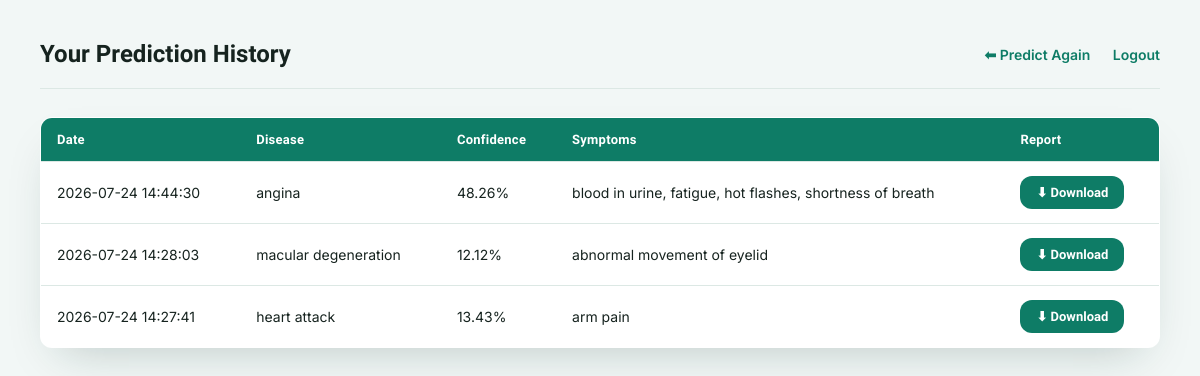
The app's page /history (signed in), older data.
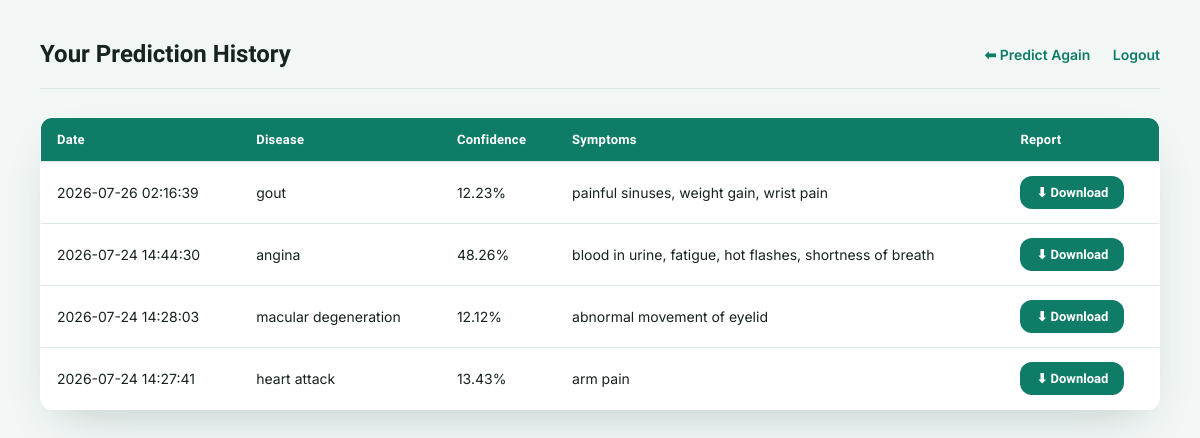
The same page, newer data.
### database/model.py (models this page shows, shortened)
class PredictionHistory(db.Model):
    __tablename__ = "prediction_history"
    id = db.Column(db.Integer, primary_key=True)
    user_id = db.Column(
        db.Integer,
        db.ForeignKey("users.id"),
        nullable=False
    )
    symptoms = db.Column(db.Text, nullable=False)
    predicted_disease = db.Column(
        db.String(150),
        nullable=False
    )
    confidence = db.Column(db.Float)
    prediction_date = db.Column(
        db.DateTime,
        server_default=db.func.now()
    )
    user = db.relationship(
    "User",
    backref=db.backref(
        "predictions",
        lazy=True,
        cascade="all, delete-orphan"
    )
)

### routes/auth.py (the view)
@auth.route("/history")
@login_required
def history():
    history = PredictionHistory.query.filter_by(
        user_id=current_user.id
    ).order_by(
        PredictionHistory.prediction_date.desc()
    ).all()
    return render_template(
        "user/history.html",
        history=history
    )

### app.py (called while the page is built)
@login_manager.user_loader
def load_user(user_id):
    return User.query.get(int(user_id))

### templates/user/history.html (shortened to what this page needs)
<!DOCTYPE html>
<html lang="en">
<head>
    <link rel="stylesheet" href="{{ url_for('static', filename='css/dashboard.css') }}">
</head>
<body>
<div class="navbar">
    <h2>Your Prediction History</h2>
    <div>
        <a href="{{ url_for('prediction.home') }}">⬅ Predict Again</a>
        <a href="{{ url_for('auth.logout') }}">Logout</a>
    </div>
</div>
<table>
    <tr>
        <th>Date</th>
        <th>Disease</th>
        <th>Confidence</th>
        <th>Symptoms</th>
        <th>Report</th>
    </tr>
    {% for item in history %}
    <tr>
        <td>{{ item.prediction_date }}</td>
        <td>{{ item.predicted_disease }}</td>
        <td>{{ item.confidence }}%</td>
        <td>{{ item.symptoms }}</td>
        <td><a class="btn" href="{{ url_for('reports.download_report', history_id=item.id) }}">⬇ Download</a></td>
    </tr>
    {% endfor %}
</table>
</body>
</html>

### static/css/dashboard.css (style rules this page uses)
:root { --bg: #f2f7f6; --surface: #ffffff; --primary: #0e7c66; --primary-dark: #095b4b; --accent: #e8895c; --danger: #d64545; --danger-dark: #b3352f; --text: #16231f; --muted: #64766f; --border: #dce8e4; --radius-lg: 20px; --radius-md: 12px; --shadow: 0 20px 45px -20px rgba(14, 55, 46, 0.25); }
* { box-sizing: border-box; }
body { font-family: 'Inter', -apple-system, Arial, sans-serif; background: var(--bg); color: var(--text); margin: 0; padding: 40px; }
h2, h3 { font-family: 'Sora', sans-serif; }
.navbar { display: flex; justify-content: space-between; align-items: center; margin-bottom: 28px; padding-bottom: 20px; border-bottom: 1px solid var(--border); }
.navbar h2 { margin: 0; font-weight: 700; color: var(--text); }
.navbar a { color: var(--primary); text-decoration: none; margin-left: 18px; font-weight: 600; font-size: 14px; transition: color 0.15s ease; }
table { width: 100%; border-collapse: collapse; background: var(--surface); border-radius: var(--radius-md); overflow: hidden; box-shadow: var(--shadow); border: 1px solid var(--border); }
th, td { border-bottom: 1px solid var(--border); padding: 14px 16px; text-align: left; font-size: 14px; }
th { background: var(--primary); color: #fff; font-family: 'Sora', sans-serif; font-weight: 700; font-size: 13px; letter-spacing: 0.02em; }
tr:last-child td { border-bottom: none; }
.btn { display: inline-block; padding: 9px 16px; background: var(--primary); color: #fff; border-radius: var(--radius-md); text-decoration: none; font-family: 'Sora', sans-serif; font-weight: 700; font-size: 13px; transition: background 0.15s ease, transform 0.15s ease; }

Row changes from the older to the newer data that the page shows:
added PredictionHistory: prediction_date "2026-07-26 02:16:39", predicted_disease "gout", confidence "12.23", symptoms "painful sinuses, weight gain, wrist pain"
